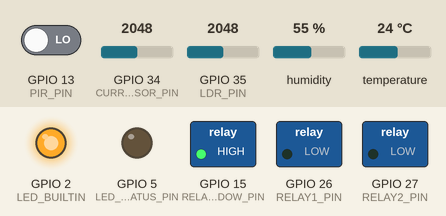
This program was run on a simulated ESP32. On the bench: switched loads named in the program (green lamp = pin HIGH), output pins drawn as LEDs (lit = HIGH). The inputs (shaded band) are chosen by the test bench; at power-on: humidity 55 %, GPIO 13 (PIR_PIN) LOW, GPIO 35 (LDR_PIN) = 2048, temperature 24 °C, GPIO 34 (CURRENT_SENSOR_PIN) = 2048. WiFi joins after 1.5 s; servers stay silent unless stated; random numbers use the default seed unless the program sets one; no MQTT or app messages arrive unless stated; what the program prints to the serial monitor is not drawn.

Above: at 5.2 s.
5.3 s: humidity set to 31 %
At 6.9 s:
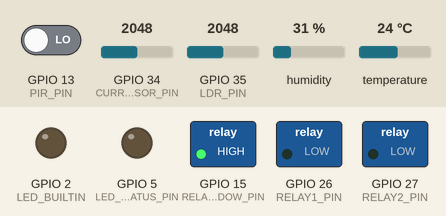
7.9 s: humidity set to 28 %
At 9.9 s:
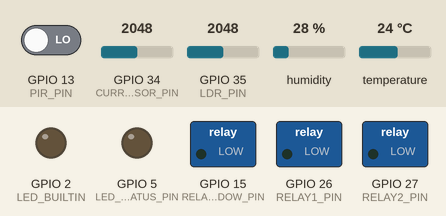
10.2 s: GPIO 13 (PIR_PIN) driven HIGH
16.3 s: GPIO 35 (LDR_PIN) set to 2842
18.0 s: GPIO 35 (LDR_PIN) set to 2947
At 19.2 s:
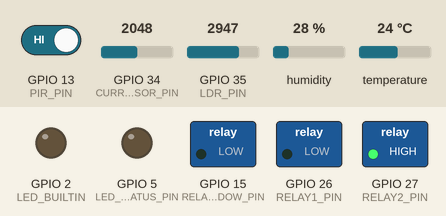
23.5 s: temperature set to 18.6 °C
28.5 s: temperature set to 17.3 °C
At 30.6 s:
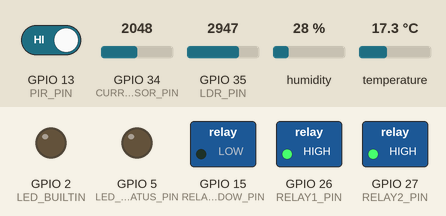
Timing chart, 0 to 34.6 s (numbered marks = the images above; inputs shaded):
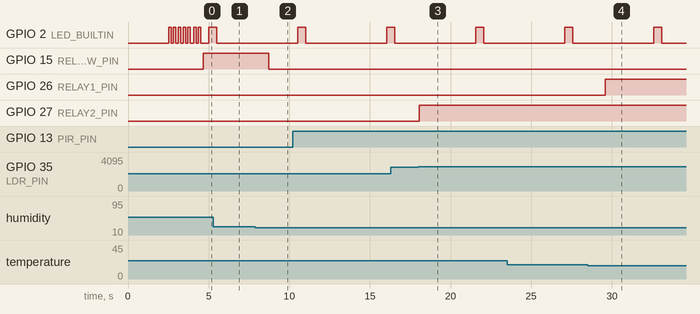

Measured:
- the behaviour switches between 30 and 29 % on humidity (found by bisection; images 1 and 2)
- the behaviour switches between 2876 and 2877 on GPIO 35 (LDR_PIN) (found by bisection; images 2 and 3)
- the behaviour switches between 18 and 17.9 °C on temperature (found by bisection; images 3 and 4)
- after the input at 7.9 s, GPIO 15 (RELAY_WINDOW_PIN): HIGH → LOW after 0.83 s
- after the input at 18.0 s, GPIO 27 (RELAY2_PIN): LOW → HIGH after 0.06 s
- after the input at 28.5 s, GPIO 26 (RELAY1_PIN): LOW → HIGH after 1.1 s

The program:

main.cpp
```cpp
/*
 * PDS-32: Système IoT Intelligent de Gestion Énergétique
 * ESP32 Firmware - Version Complète
 *
 * Fonctionnalités:
 * - Lecture capteurs (DHT22, ACS712, PIR, LDR)
 * - Communication MQTT
 * - Contrôle actionneurs (2 Relays)
 * - Automatisation intelligente
 * - Calcul consommation énergétique temps réel
 */

#include <Arduino.h>
#include <WiFi.h>
#include <PubSubClient.h>
#include <DHT.h>
#include <ArduinoJson.h>

// ==================== FORWARD DECLARATIONS ====================

// WiFi / MQTT
void connectWiFi();
void reconnectMQTT();
void mqttCallback(char *topic, byte *payload, unsigned int length);

// Sensors & Data
void readSensors();
void publishData();
void publishActuatorStatus();

// Automation & Actuators
void runAutomation();
void setRelay1(bool state);
void setRelay2(bool state);
void setWindow(bool open);

// Utils
void blinkLED(int times);

// ==================== CONFIGURATION ====================

// Wi-Fi Credentials (Wokwi)
const char *ssid = "Wokwi-GUEST";
const char *password = "";

// MQTT Broker
const char *mqtt_server = "broker.hivemq.com";
const int mqtt_port = 1883;
const char *mqtt_user = "";
const char *mqtt_password = "";

// Device ID
const char *device_id = "esp32_001";

// MQTT Topics
const char *topic_energy = "home/energy/power";
const char *topic_sensors = "home/sensors/environment";
const char *topic_presence = "home/sensors/presence";
const char *topic_actuators = "home/actuators/status";
const char *topic_control = "home/control/command";

#define LED_BUILTIN 2 // ESP32 onboard LED (Wokwi compatible)
#define DHT_PIN 4     // DHT22 Temperature & Humidity
#define DHT_TYPE DHT22
#define CURRENT_SENSOR_PIN 34 // ACS712 Analog Input
#define LDR_PIN 35            // Light Sensor Analog
#define PIR_PIN 13            // Motion Sensor Digital
#define RELAY1_PIN 26         // Relay 1 (AC/Heater)
#define RELAY2_PIN 27         // Relay 2 (Lights)
#define LED_STATUS_PIN 5      // Status LED
#define RELAY_WINDOW_PIN 15
// Constants
#define VOLTAGE 220.0            // Voltage réseau (V)
#define ACS712_SENSITIVITY 0.185 // 5A model (V/A)
#define PUBLISH_INTERVAL 5000    // Publish every 5 seconds
#define SENSOR_READ_INTERVAL 100 // Read sensors every 100ms
#define ACS712_OFFSET 1.65       // Midpoint voltage (0A)
#define PRESENCE_TIMEOUT 10000   // 1 minutes (ms)
// ==================== OBJECTS ====================
WiFiClient espClient;
PubSubClient mqtt(espClient);
DHT dht(DHT_PIN, DHT_TYPE);

// ==================== VARIABLES ====================
// Sensor Data
float temperature = 0.0;
float humidity = 0.0;
float power = 0.0;
float current = 0.0;
float energyTotal = 0.0;
float lightLevel = 0;
bool presenceDetected = false;
bool windowState = false;

// Actuator States
bool relay1State = false;
bool relay2State = false;

// Timing
unsigned long lastPublish = 0;
unsigned long lastSensorRead = 0;
unsigned long energyLastUpdate = 0;

// Automation
bool autoMode = true;
unsigned long presenceTimeout = 300000; // 5 minutes
unsigned long lastPresenceTime = 0;

bool autoModeTemporarilyDisabled = false;
unsigned long autoModeDisabledTime = 0;
const unsigned long AUTO_MODE_TIMEOUT = 30000; // 30 seconds
void setup()
{
  Serial.begin(115200);
  delay(1000);
  Serial.println("\n\n=================================");
  Serial.println("\n=== PDS-32: Energy Management v1.0");
  Serial.println("  ESP32 Firmware");
  Serial.println("=================================\n");
  // Initialize Pins
  pinMode(LED_BUILTIN, OUTPUT);
  pinMode(PIR_PIN, INPUT);
  pinMode(RELAY1_PIN, OUTPUT);
  pinMode(RELAY2_PIN, OUTPUT);
  pinMode(LED_STATUS_PIN, OUTPUT);
  pinMode(RELAY_WINDOW_PIN, OUTPUT);

  digitalWrite(RELAY1_PIN, LOW);
  digitalWrite(RELAY2_PIN, LOW);
  digitalWrite(LED_STATUS_PIN, LOW);
  digitalWrite(LED_BUILTIN, LOW);
  digitalWrite(RELAY_WINDOW_PIN, LOW); // Start closed
  Serial.println("✓ Window Relay initialized");

  Serial.println("✓ Pins initialized");

  // Initialize DHT22
  dht.begin();
  Serial.println("✓ DHT22 initialized");

  // Connect to Wi-Fi
  connectWiFi();

  // Setup MQTT
  mqtt.setServer(mqtt_server, mqtt_port);
  mqtt.setCallback(mqttCallback);

  Serial.println("✓ MQTT configured");
  Serial.println("\nSetup complete! Starting main loop...\n");

  blinkLED(3);
}

// ==================== CHECK AUTO MODE TIMER ====================
void checkAutoModeTimer()
{
  if (autoModeTemporarilyDisabled && !autoMode)
  {
    unsigned long elapsed = millis() - autoModeDisabledTime;

    // Afficher le temps restant toutes les 10 secondes
    static unsigned long lastPrint = 0;
    if (elapsed - lastPrint >= 10000)
    {
      unsigned long remaining = (AUTO_MODE_TIMEOUT - elapsed) / 1000;
      Serial.printf("⏳ Auto mode re-enables in %lu seconds...\n", remaining);
      lastPrint = elapsed;
    }

    // Check if 30 seconds have passed
    if (elapsed >= AUTO_MODE_TIMEOUT)
    {
      autoMode = true;
      autoModeTemporarilyDisabled = false;
      Serial.println("✓ Auto mode re-enabled automatically (30s timeout)");
      publishActuatorStatus();
    }
  }
}
// ==================== MAIN LOOP ====================
void loop()
{
  // Ensure MQTT connection
  if (!mqtt.connected())
  {
    reconnectMQTT();
  }
  mqtt.loop();

  // Read sensors periodically
  if (millis() - lastSensorRead >= SENSOR_READ_INTERVAL)
  {
    readSensors();
    lastSensorRead = millis();
  }

  // Publish data periodically
  if (millis() - lastPublish >= PUBLISH_INTERVAL)
  {
    publishData();
    lastPublish = millis();
  }

  // Check auto mode timer (NEW!)
  checkAutoModeTimer();

  // Automation logic
  if (autoMode)
  {
    runAutomation();
  }
}
// ==================== Wi-Fi CONNECTION ====================
void connectWiFi()
{
  Serial.print("Connecting to Wi-Fi: ");
  Serial.println(ssid);

  WiFi.begin(ssid, password);

  int attempts = 0;
  while (WiFi.status() != WL_CONNECTED && attempts < 20)
  {
    delay(500);
    Serial.print(".");
    attempts++;
  }

  if (WiFi.status() == WL_CONNECTED)
  {
    Serial.println("\n✓ Wi-Fi connected!");
    Serial.print("  IP Address: ");
    Serial.println(WiFi.localIP());
    blinkLED(2);
  }
  else
  {
    Serial.println("\n✗ Wi-Fi connection failed!");
  }
}

// ==================== MQTT CONNECTION ====================
void reconnectMQTT()
{
  int attempts = 0;

  while (!mqtt.connected() && attempts < 5)
  {
    Serial.print("Connecting to MQTT broker...");

    String clientId = "ESP32_" + String(device_id) + "_" + String(random(0xffff), HEX);

    if (mqtt.connect(clientId.c_str(), mqtt_user, mqtt_password, "home/status/device", 1, true, "offline"))
    {
      Serial.println(" ✓ Connected!");

      // AJOUT ICI : On informe immédiatement qu'on est en ligne
      mqtt.publish("home/status/device", "online", true);

      // Subscribe to control topic
      mqtt.subscribe(topic_control);
      Serial.print("  Subscribed to: ");
      Serial.println(topic_control);

      blinkLED(2);
      return;
    }
    else
    {
      Serial.print(" ✗ Failed, rc=");
      Serial.println(mqtt.state());
      attempts++;
      delay(2000);
    }
  }

  if (!mqtt.connected())
  {
    Serial.println("✗ MQTT connection failed after 5 attempts");
  }
}

// ==================== MQTT CALLBACK ====================
void mqttCallback(char *topic, byte *payload, unsigned int length)
{
  Serial.printf("📨 Message received [%s]: ", topic);

  // ==================== PARSE JSON ====================
  StaticJsonDocument<256> doc;
  DeserializationError error = deserializeJson(doc, payload, length);

  if (error)
  {
    Serial.printf("✗ JSON parse error: %s\n", error.c_str());
    return;
  }

  const char *command = doc["command"];
  if (!command)
  {
    Serial.println("✗ Missing 'command' field");
    return;
  }

  Serial.println(command);

  // ==================== HELPER LAMBDA ====================
  auto manualRelayControl = [&](void (*relayFunc)(bool), bool state)
  {
    relayFunc(state);
    autoMode = false;
    autoModeTemporarilyDisabled = true;
    autoModeDisabledTime = millis();
    Serial.println("⚠ Auto mode disabled for 30s (manual control)");
  };

  // ==================== COMMAND HANDLING ====================
  // Manual relay controls
  if (strcmp(command, "relay1_on") == 0)
  {
    manualRelayControl(setRelay1, true);
  }
  else if (strcmp(command, "relay1_off") == 0)
  {
    manualRelayControl(setRelay1, false);
  }
  else if (strcmp(command, "relay2_on") == 0)
  {
    manualRelayControl(setRelay2, true);
  }
  else if (strcmp(command, "relay2_off") == 0)
  {
    manualRelayControl(setRelay2, false);
  }
  else if (strcmp(command, "window_open") == 0)
  {
    manualRelayControl(setWindow, true);
  }
  else if (strcmp(command, "window_close") == 0)
  {
    manualRelayControl(setWindow, false);
  }
  // Auto mode controls
  else if (strcmp(command, "auto_on") == 0)
  {
    autoMode = true;
    autoModeTemporarilyDisabled = false;
    Serial.println("✓ Auto mode: ON (manually enabled)");
  }
  else if (strcmp(command, "auto_off") == 0)
  {
    autoMode = false;
    autoModeTemporarilyDisabled = false;
    Serial.println("✓ Auto mode: OFF (manually disabled)");
  }
  // Utility commands
  else if (strcmp(command, "reset_energy") == 0)
  {
    energyTotal = 0.0;
    Serial.println("✓ Energy counter reset");
  }
  // Unknown command
  else
  {
    Serial.printf("✗ Unknown command: %s\n", command);
    return; // Early return, no need to publish status
  }

  // ==================== STATUS UPDATE ====================
  publishActuatorStatus();
}

// ==================== READ SENSORS ====================
void readSensors()
{
  // Read DHT22 (Temperature & Humidity)
  float h = dht.readHumidity();
  float t = dht.readTemperature();

  if (!isnan(h) && !isnan(t))
  {
    humidity = h;
    temperature = t;
  }

  // Read Current Sensor (ACS712)
  int sensorValue = analogRead(CURRENT_SENSOR_PIN);
  float voltage = (sensorValue / 4095.0) * 3.3; // ESP32 ADC 12-bit

  // Serial.printf("Read Current Sensor (ACS712) =  %d%%\n", sensorValue);

  // Calculate current (offset = 1.65V for 0A)
  current = abs((voltage - ACS712_OFFSET) / ACS712_SENSITIVITY);

  // Apply noise filter (threshold 0.1A)
  if (current < 0.1)
  {
    current = 0.0;
  }

  // Calculate power (P = V × I)
  power = VOLTAGE * current;

  // Calculate cumulative energy (kWh)
  unsigned long timeDiff = millis() - energyLastUpdate;
  if (energyLastUpdate > 0 && timeDiff > 0)
  {
    float hours = timeDiff / 3600000.0;
    energyTotal += (power * hours) / 1000.0; // Wh to kWh
  }
  energyLastUpdate = millis();

  // Read Light Sensor (LDR)
  int rawLight = analogRead(LDR_PIN);

  lightLevel = (4095.0 - (float)rawLight) * 100.0 / 4063.0;
  // Sécurité indispensable
  if (lightLevel > 100.0)
    lightLevel = 100.0;
  if (lightLevel < 0.0)
    lightLevel = 0.0;
  // Serial.printf("🔦 LDR: Raw=%d, Level=%.2f%%\n", rawLight, lightLevel);

  // Read PIR Motion Sensor
  bool currentPresence = digitalRead(PIR_PIN);
  if (currentPresence)
  {
    presenceDetected = true;
    lastPresenceTime = millis();
  }
  else
  {
    // Check timeout (5 minutes)
    if (millis() - lastPresenceTime > PRESENCE_TIMEOUT)
    {
      presenceDetected = false;
    }
  }
}

// ==================== PUBLISH DATA ====================
void publishData()
{
  if (!mqtt.connected())
  {
    Serial.println("⚠ MQTT not connected, skipping publish");
    return;
  }

  // --- Publish Energy Data ---
  StaticJsonDocument<256> energyDoc;
  energyDoc["timestamp"] = millis();
  energyDoc["device_id"] = device_id;
  energyDoc["power"] = round(power * 100) / 100.0;
  energyDoc["voltage"] = VOLTAGE;
  energyDoc["current"] = round(current * 100) / 100.0;
  energyDoc["energy_total"] = round(energyTotal * 1000) / 1000.0;

  char energyBuffer[256];
  serializeJson(energyDoc, energyBuffer);
  mqtt.publish(topic_energy, energyBuffer);

  // --- Publish Sensor Data ---
  StaticJsonDocument<256> sensorDoc;
  sensorDoc["timestamp"] = millis();
  sensorDoc["device_id"] = device_id;
  sensorDoc["temperature"] = round(temperature * 10) / 10.0;
  sensorDoc["humidity"] = round(humidity * 10) / 10.0;
  sensorDoc["light_level"] = lightLevel;

  char sensorBuffer[256];
  serializeJson(sensorDoc, sensorBuffer);
  mqtt.publish(topic_sensors, sensorBuffer);

  // --- Publish Presence Data ---
  StaticJsonDocument<128> presenceDoc;
  presenceDoc["timestamp"] = millis();
  presenceDoc["device_id"] = device_id;
  presenceDoc["presence"] = presenceDetected;

  char presenceBuffer[128];
  serializeJson(presenceDoc, presenceBuffer);
  mqtt.publish(topic_presence, presenceBuffer);

  // --- Publish Actuator Status ---
  publishActuatorStatus();

  // --- Debug Print ---
  Serial.println("\n--- Sensor Data Published ---");
  Serial.printf("Temperature: %.1f°C | Humidity: %.1f%%\n", temperature, humidity);
  Serial.printf("Power: %.2fW | Current: %.2fA\n", power, current);
  Serial.printf("Energy Total: %.3f kWh\n", energyTotal);
  Serial.printf("Light: %.2f%% | Presence: %s\n", lightLevel, presenceDetected ? "Yes" : "No");
  Serial.printf("Relay1: %s | Relay2: %s | Auto: %s\n",
                relay1State ? "ON" : "OFF",
                relay2State ? "ON" : "OFF",
                autoMode ? "ON" : "OFF");
  Serial.println("-----------------------------\n");

  // Status LED blink
  digitalWrite(LED_BUILTIN, HIGH);
  delay(500);
  digitalWrite(LED_BUILTIN, LOW);
}

// ==================== PUBLISH ACTUATOR STATUS ====================
void publishActuatorStatus()
{
  if (!mqtt.connected())
    return;

  StaticJsonDocument<256> actuatorDoc;
  actuatorDoc["timestamp"] = millis();
  actuatorDoc["device_id"] = device_id;
  actuatorDoc["relay1"] = relay1State;
  actuatorDoc["relay2"] = relay2State;
  actuatorDoc["window"] = windowState;
  actuatorDoc["auto_mode"] = autoMode;

  char actuatorBuffer[128];
  serializeJson(actuatorDoc, actuatorBuffer);
  mqtt.publish(topic_actuators, actuatorBuffer);
}

// ==================== AUTOMATION LOGIC ====================
void runAutomation()
{

  // Rule 1: Turn off lights when no presence
  if (!presenceDetected && relay2State)
  {
    Serial.println("🤖 AUTO: No presence → Lights OFF");
    setRelay2(false);
  }

  // Rule 2: Turn on lights when presence + low light
  if (presenceDetected && lightLevel < 30 && !relay2State)
  {
    Serial.println("🤖 AUTO: Presence + Low light → Lights ON");
    setRelay2(true);
  }

  // Rule 3: Turn off lights when bright enough
  if (presenceDetected && lightLevel > 70 && relay2State)
  {
    Serial.println("🤖 AUTO: Bright enough → Lights OFF");
    setRelay2(false);
  }

  // Rule 4: Temperature control (AC/Heater)
  if (presenceDetected)
  {
    if (temperature > 28 && !relay1State)
    {
      Serial.println("🤖 AUTO: High temp → AC ON");
      setRelay1(true);
    }
    else if (temperature < 18 && !relay1State)
    {
      Serial.println("🤖 AUTO: Low temp → Heater ON");
      setRelay1(true);
    }
    else if (temperature >= 20 && temperature <= 26 && relay1State)
    {
      Serial.println("🤖 AUTO: Comfortable temp → HVAC OFF");
      setRelay1(false);
    }
  }
  else
  {
    // Turn off HVAC when no presence
    if (relay1State)
    {
      Serial.println("🤖 AUTO: No presence → HVAC OFF");
      setRelay1(false);
    }
  }
  // Rule 5: Humidity Control (Window)
  // If humidity is higher than 70%, open the window
  if (humidity > 40.0 && !windowState)
  {
    Serial.println("🤖 AUTO: High Humidity detected! Opening Window...");
    setWindow(true);
  }
  // If humidity drops below 60%, close the window
  else if (humidity < 30.0 && windowState)
  {
    Serial.println("🤖 AUTO: Humidity stabilized. Closing Window...");
    setWindow(false);
  }
}

// ==================== RELAY CONTROL ====================
void setRelay1(bool state)
{
  relay1State = state;
  digitalWrite(RELAY1_PIN, state ? HIGH : LOW);
  Serial.print("🔌 Relay 1 (HVAC): ");
  Serial.println(state ? "ON" : "OFF");
  publishActuatorStatus();
}

void setRelay2(bool state)
{
  relay2State = state;
  digitalWrite(RELAY2_PIN, state ? HIGH : LOW);
  Serial.print("💡 Relay 2 (Lights): ");
  Serial.println(state ? "ON" : "OFF");
  publishActuatorStatus();
}

// ==================== UTILITY FUNCTIONS ====================
void blinkLED(int times)
{
  for (int i = 0; i < times; i++)
  {
    digitalWrite(LED_BUILTIN, HIGH);
    delay(150);
    digitalWrite(LED_BUILTIN, LOW);
    delay(150);
  }
}
void setWindow(bool open)
{
  windowState = open;
  digitalWrite(RELAY_WINDOW_PIN, open ? HIGH : LOW);
  Serial.print("🪟 Window: ");
  Serial.println(open ? "OPENING" : "CLOSING");
  // Optional: Update MQTT status here if you add it to the JSON
}
```
